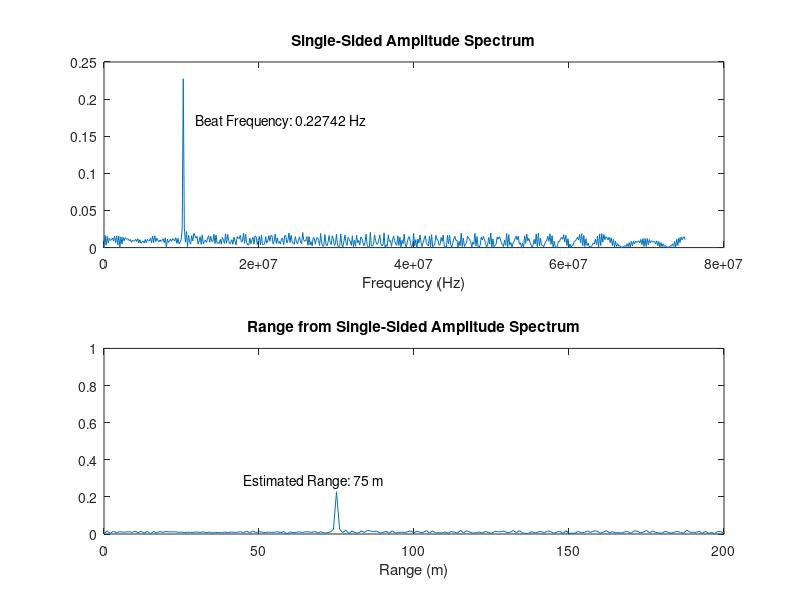
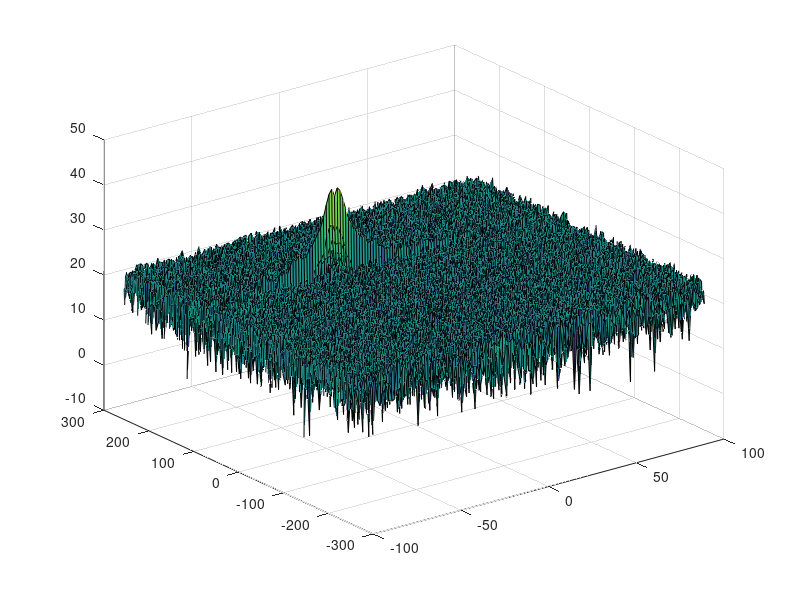

Write the MATLAB code that produced these figures, in order. (Note: this script raises an error after producing the figures.)
clear all
clc;

%% Udacity Sensor Fusion Nanoprogram

%  ********************************************************
%  **  Project 4: Radar Target Generation and Detection  **
%  **                                                    **
%  **  Completed by Hossein Ghodsi                       **
%  **  July 15, 2020                                     **
%  ********************************************************

%% Radar Specifications
%%%%%%%%%%%%%%%%%%%%%%%%%%%
% Frequency of operation = 77GHz
% Max Range = 200m
% Range Resolution = 1 m
% Max Velocity = 100 m/s
%%%%%%%%%%%%%%%%%%%%%%%%%%%

%speed of light = 3e8
%% User Defined Range and Velocity of target
% *%TODO* :
% define the target's initial position and velocity. Note : Velocity
% remains contant

Velocity = -28; % m/s
InitialRange = 75; % m
c = 3e8; % m/s  (speed of light)

fprintf("Initial velocity = %d and range = %d\n", Velocity, InitialRange);

%% FMCW Waveform Generation

% *%TODO* :
%Design the FMCW waveform by giving the specs of each of its parameters.
% Calculate the Bandwidth (B), Chirp Time (Tchirp) and Slope (slope) of the FMCW
% chirp using the requirements above.
Bsweep = c / (2 * 1); % Bsweep in Hz
Tchirp = 5.5 * (2 * 200 / c); % Tchirp in seconds
slope = Bsweep / Tchirp;

%Operating carrier frequency of Radar
fc = 77e9; % carrier freq (Hz)

%The number of chirps in one sequence. Its ideal to have 2^ value for the ease of running the FFT
%for Doppler Estimation.
Nd = 128; % #of doppler cells OR #of sent periods % number of chirps

%The number of samples on each chirp.
Nr = 1024; %for length of time OR # of range cells

% Timestamp for running the displacement scenario for every sample on each
% chirp
t = linspace(0, Nd * Tchirp, Nr * Nd); %total time for samples

%Creating the vectors for Tx, Rx and Mix based on the total samples input.
Tx = zeros(1, length(t)); %transmitted signal
Rx = zeros(1, length(t)); %received signal
Mix = zeros(1, length(t)); %beat signal

%Similar vectors for range_covered and time delay.
r_t = zeros(1, length(t));
td = zeros(1, length(t));

%% Signal generation and Moving Target simulation
% Running the radar scenario over the time.

for i = 1:length(t)

    % *%TODO* :
    %For each time stamp update the Range of the Target for constant velocity.
    r_t(i) = InitialRange + Velocity * t(i);
    td(i) = 2 * r_t(i) / c;

    % *%TODO* :
    %For each time sample we need update the transmitted and
    %received signal.
    Tx(i) = cos(2 * pi * (fc * t(i) + slope * (t(i)^2) / 2));
    delay = t(i) - td(i);
    Rx (i) = cos(2 * pi * (fc * delay + slope * (delay^2) / 2)); % + 2.0*randn();

    % *%TODO* :
    %Now by mixing the Transmit and Receive generate the beat signal
    %This is done by element wise matrix multiplication of Transmit and
    %Receiver Signal
    Mix(i) = Tx(i) * Rx(i);

end

%% RANGE MEASUREMENT

% *%TODO* :
%reshape the vector into Nr*Nd array. Nr and Nd here would also define the size of
%Range and Doppler FFT respectively.
Mix = reshape(Mix, [Nr, Nd]);

% *%TODO* :
%run the FFT on the beat signal along the range bins dimension (Nr) and
%normalize.
signal_fft = fft(Mix, Nr);
L = Tchirp * Bsweep;

% *%TODO* :
% Take the absolute value of FFT output
signal_fft = abs(signal_fft / L);

% *%TODO* :
% Output of FFT is double sided signal, but we are interested in only one side of the spectrum.
% Hence we throw out half of the samples.
signal_fft = signal_fft(1:L / 2 + 1);

% *%TODO* :
% plot FFT output
[fBeat, fBeatInd] = max(signal_fft);

f = Bsweep * (0:(L / 2)) / L;
subplot(2, 1, 1)
plot(f, signal_fft)
title('Single-Sided Amplitude Spectrum')
xlabel('Frequency (Hz)')

fBeatTxt = ['Beat Frequency: ', num2str(fBeat), ' Hz'];
text(1.15 * f(fBeatInd), 0.75 * signal_fft(fBeatInd), fBeatTxt);

% Calculated Range
R = (c * Tchirp * f) / (2 * Bsweep);
subplot(2, 1, 2);
plot(R, signal_fft)
title('Range from Single-Sided Amplitude Spectrum')
xlabel('Range (m)')
axis ([0 200 0 1]);

RangeTxt = ['Estimated Range: ', num2str(R(fBeatInd)), ' m'];
text(.6 * R(fBeatInd), 1.25 * signal_fft(fBeatInd), RangeTxt);

%% RANGE DOPPLER RESPONSE
% The 2D FFT implementation is already provided here. This will run a 2DFFT
% on the mixed signal (beat signal) output and generate a range doppler
% map.You will implement CFAR on the generated RDM

% Range Doppler Map Generation.

% The output of the 2D FFT is an image that has reponse in the range and
% doppler FFT bins. So, it is important to convert the axis from bin sizes
% to range and doppler based on their Max values.

Mix = reshape(Mix, [Nr, Nd]);

% 2D FFT using the FFT size for both dimensions.
sig_fft2 = fft2(Mix, Nr, Nd);

% Taking just one side of signal from Range dimension.
sig_fft2 = sig_fft2(1:Nr / 2, 1:Nd);
sig_fft2 = fftshift (sig_fft2);
RDM = abs(sig_fft2);
RDM = 10 * log10(RDM);

%use the surf function to plot the output of 2DFFT and to show axis in both
%dimensions
doppler_axis = linspace(-100, 100, Nd);
range_axis = linspace(-200, 200, Nr / 2) * ((Nr / 2) / 400);
figure, surf(doppler_axis, range_axis, RDM);

%% CFAR implementation

%Slide Window through the complete Range Doppler Map

%Select the number of Training Cells in both the dimensions.
Tr = 3;
Td = 12;

%Select the number of Guard Cells in both dimensions around the Cell under
%test (CUT) for accurate estimation
Gr = 2;
Gd = 3;

% offset the threshold by SNR value in dB
offset = 22;

%Create a vector to store noise_level for each iteration on training cells
noise_level = zeros(1, 1);

% *%TODO* :
%design a loop such that it slides the CUT across range doppler map by
%giving margins at the edges for Training and Guard Cells.
%For every iteration sum the signal level within all the training
%cells. To sum convert the value from logarithmic to linear using db2pow
%function. Average the summed values for all of the training
%cells used. After averaging convert it back to logarithimic using pow2db.
%Further add the offset to it to determine the threshold. Next, compare the
%signal under CUT with this threshold. If the CUT level > threshold assign
%it a value of 1, else equate it to 0.

% Use RDM[x,y] as the matrix from the output of 2D FFT for implementing
% CFAR
cellNum = (2 * Tr + 2 * Gr + 1) * (2 * Td + 2 * Gd + 1) - (2 * Gr + 1) * (2 * Gd + 1);
signalCFAR = zeros(Nr / 2, Nd);

for i = 1:(Nr / 2 - (2 * Gr + 2 * Tr))

    for j = 1:(Nd - (2 * Gd + 2 * Td))
        s1 = sum(db2pow(RDM(i:i + 2 * Tr + 2 * Gr, j:j + 2 * Td + 2 * Gd)), 'all');
        s2 = sum(db2pow(RDM(i + Tr:i + Tr + 2 * Gr, j + Td:j + Td + 2 * Gd)), 'all');
        noiseLevel = s1 - s2;

        threshold = noiseLevel / cellNum;
        threshold = db2pow(pow2db(threshold)) * offset;

        signal = db2pow(RDM(i + Tr + Gr, j + Td + Gd));

        if (signal <= threshold)
            signalCFAR(i + Tr + Gr, j + Td + Gd) = 0;
        else
            signalCFAR(i + Tr + Gr, j + Td + Gd) = 1;
        end

    end

end

% *%TODO* :
% The process above will generate a thresholded block, which is smaller
%than the Range Doppler Map as the CUT cannot be located at the edges of
%matrix. Hence,few cells will not be thresholded. To keep the map size same
% set those values to 0.

% *%TODO* :
%display the CFAR output using the Surf function like we did for Range
%Doppler Response output.
figure('Name', '2d-CFAR');
surf(doppler_axis, range_axis, signalCFAR);
xlabel('Speed (m/s)')
ylabel('Range (m)')
zlabel('Detection')
colorbar;
